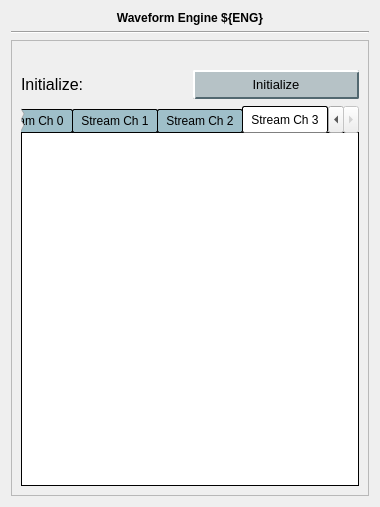
<?xml version="1.0" encoding="UTF-8"?>
<ui version="4.0">
 <class>Form</class>
 <widget class="QWidget" name="Form">
  <property name="geometry">
   <rect>
    <x>0</x>
    <y>0</y>
    <width>380</width>
    <height>507</height>
   </rect>
  </property>
  <property name="windowTitle">
   <string>Form</string>
  </property>
  <layout class="QVBoxLayout" name="verticalLayout">
   <item>
    <widget class="QLabel" name="label">
     <property name="styleSheet">
      <string notr="true">QLabel{
  font-size: 12px;
  font: bold;
}</string>
     </property>
     <property name="text">
      <string>Waveform Engine ${ENG}</string>
     </property>
     <property name="alignment">
      <set>Qt::AlignCenter</set>
     </property>
    </widget>
   </item>
   <item>
    <widget class="Line" name="line">
     <property name="orientation">
      <enum>Qt::Horizontal</enum>
     </property>
    </widget>
   </item>
   <item>
    <widget class="QScrollArea" name="scrollArea">
     <property name="widgetResizable">
      <bool>true</bool>
     </property>
     <widget class="QWidget" name="scrollAreaWidgetContents">
      <property name="geometry">
       <rect>
        <x>0</x>
        <y>0</y>
        <width>364</width>
        <height>465</height>
       </rect>
      </property>
      <layout class="QVBoxLayout" name="verticalLayout_2">
       <item>
        <layout class="QHBoxLayout" name="horizontalLayout_5">
         <property name="topMargin">
          <number>20</number>
         </property>
         <item>
          <widget class="QLabel" name="label_2">
           <property name="font">
            <font>
             <pointsize>12</pointsize>
            </font>
           </property>
           <property name="text">
            <string>Initialize: </string>
           </property>
           <property name="alignment">
            <set>Qt::AlignLeading|Qt::AlignLeft|Qt::AlignVCenter</set>
           </property>
          </widget>
         </item>
         <item>
          <widget class="PyDMPushButton" name="PyDMPushButton">
           <property name="font">
            <font>
             <pointsize>10</pointsize>
            </font>
           </property>
           <property name="toolTip">
            <string/>
           </property>
           <property name="styleSheet">
            <string notr="true">QPushButton {
    background-color: rgb(182, 194, 198);
    border-color: rgb(182, 204, 212) rgb(82, 104, 112) rgb(82, 104, 112) rgb(182,204,212);
    border-style: outset;
    border-radius: 2px;
    border-width: 2px; 
    padding: 5px;
}
QPushButton:hover {
   background-color: rgb(154,170,176);
}
QPushButton:pressed {
    background-color: rgb(104,198,176);
    border-style: inset;
    border-width: 3px;
	border-color: rgb(32,86,73);
}
QPushButton:checked{
    background-color: rgb(104,198,176);
    border-style: inset;
    border-width: 3px;
	border-color: rgb(82, 104, 112)  rgb(182, 204, 212) rgb(182,204,212) rgb(82, 104, 112) ;
}

QLineEdit {
  background-color: rgb(218,223,230);
  border-color: rgb(66,77,96);
  border-style: inset;
  border-width: 2px 1px 1px 2px;
}
QLabel {
  font-size: 10px;
}</string>
           </property>
           <property name="text">
            <string>Initialize</string>
           </property>
           <property name="channel" stdset="0">
            <string>ca://${DEVICE}:WFENG${ENG}_INIT</string>
           </property>
          </widget>
         </item>
        </layout>
       </item>
       <item>
        <widget class="QTabWidget" name="tabWidget">
         <property name="styleSheet">
          <string notr="true">QTabWidget::pane {
    border: 1px solid black;
    background: white;
}

QTabWidget::tab-bar:top {
    top: 1px;
}

QTabWidget::tab-bar:bottom {
    bottom: 1px;
}

QTabWidget::tab-bar:left {
    right: 1px;
}

QTabWidget::tab-bar:right {
    left: 1px;
}

QTabBar::tab {
    border: 1px solid black;
}

QTabBar::tab:selected {
    background: white;
}

QTabBar::tab:!selected {
    background: rgb(159,191,201);
}

QTabBar::tab:!selected:hover {
    background:  rgb(179,211,221);
}

QTabBar::tab:top:!selected {
    margin-top: 3px;
}

QTabBar::tab:bottom:!selected {
    margin-bottom: 3px;
}

QTabBar::tab:top, QTabBar::tab:bottom {
    min-width: 6ex;
    margin-right: -1px;
    padding: 4px 8px 4px 8px;
	border-radius: 2px;
}

QTabBar::tab:top:selected {
    border-bottom-color: none;
}

QTabBar::tab:bottom:selected {
    border-top-color: none;
}

QTabBar::tab:top:last, QTabBar::tab:bottom:last,
QTabBar::tab:top:only-one, QTabBar::tab:bottom:only-one {
    margin-right: 0;
}

QTabBar::tab:left:!selected {
    margin-right: 3px;
}

QTabBar::tab:right:!selected {
    margin-left: 3px;
}

QTabBar::tab:left, QTabBar::tab:right {
    min-height: 6ex;
    margin-bottom: -1px;
    padding: 8px 5px 8px 5px;
	border-radius: 2px;
}

QTabBar::tab:left:selected {
    border-left-color: none;
}

QTabBar::tab:right:selected {
    border-right-color: none;
}

QTabBar::tab:left:last, QTabBar::tab:right:last,
QTabBar::tab:left:only-one, QTabBar::tab:right:only-one {
    margin-bottom: 0;
}</string>
         </property>
         <property name="currentIndex">
          <number>3</number>
         </property>
         <widget class="QWidget" name="tab">
          <attribute name="title">
           <string>Stream Ch 0</string>
          </attribute>
          <layout class="QHBoxLayout" name="horizontalLayout">
           <item>
            <widget class="PyDMEmbeddedDisplay" name="PyDMEmbeddedDisplay">
             <property name="toolTip">
              <string/>
             </property>
             <property name="macros" stdset="0">
              <string>{&quot;CH&quot;:&quot;0&quot;}</string>
             </property>
             <property name="filename" stdset="0">
              <string>waveform_engine.ui</string>
             </property>
            </widget>
           </item>
          </layout>
         </widget>
         <widget class="QWidget" name="tab_3">
          <attribute name="title">
           <string>Stream Ch 1</string>
          </attribute>
          <layout class="QHBoxLayout" name="horizontalLayout_2">
           <item>
            <widget class="PyDMEmbeddedDisplay" name="PyDMEmbeddedDisplay_2">
             <property name="toolTip">
              <string/>
             </property>
             <property name="macros" stdset="0">
              <string>{&quot;CH&quot;:&quot;1&quot;}</string>
             </property>
             <property name="filename" stdset="0">
              <string>waveform_engine.ui</string>
             </property>
            </widget>
           </item>
          </layout>
         </widget>
         <widget class="QWidget" name="tab_4">
          <attribute name="title">
           <string>Stream Ch 2</string>
          </attribute>
          <layout class="QHBoxLayout" name="horizontalLayout_3">
           <item>
            <widget class="PyDMEmbeddedDisplay" name="PyDMEmbeddedDisplay_3">
             <property name="toolTip">
              <string/>
             </property>
             <property name="macros" stdset="0">
              <string>{&quot;CH&quot;:&quot;2&quot;}</string>
             </property>
             <property name="filename" stdset="0">
              <string>waveform_engine.ui</string>
             </property>
            </widget>
           </item>
          </layout>
         </widget>
         <widget class="QWidget" name="tab_2">
          <attribute name="title">
           <string>Stream Ch 3</string>
          </attribute>
          <layout class="QHBoxLayout" name="horizontalLayout_4" stretch="0">
           <property name="leftMargin">
            <number>5</number>
           </property>
           <property name="topMargin">
            <number>5</number>
           </property>
           <property name="rightMargin">
            <number>5</number>
           </property>
           <property name="bottomMargin">
            <number>5</number>
           </property>
           <item>
            <widget class="PyDMEmbeddedDisplay" name="PyDMEmbeddedDisplay_4">
             <property name="toolTip">
              <string/>
             </property>
             <property name="macros" stdset="0">
              <string>{&quot;CH&quot;:&quot;3&quot;}</string>
             </property>
             <property name="filename" stdset="0">
              <string>waveform_engine.ui</string>
             </property>
            </widget>
           </item>
          </layout>
         </widget>
        </widget>
       </item>
      </layout>
     </widget>
    </widget>
   </item>
  </layout>
 </widget>
 <customwidgets>
  <customwidget>
   <class>PyDMPushButton</class>
   <extends>QPushButton</extends>
   <header>pydm.widgets.pushbutton</header>
  </customwidget>
  <customwidget>
   <class>PyDMEmbeddedDisplay</class>
   <extends>QFrame</extends>
   <header>pydm.widgets.embedded_display</header>
  </customwidget>
 </customwidgets>
 <resources/>
 <connections/>
</ui>
